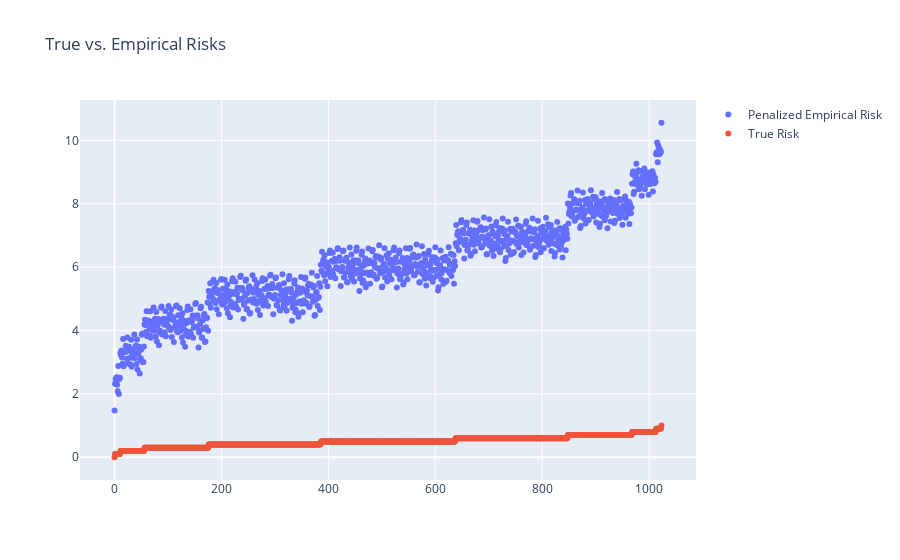

The code cell stored with this chart in its notebook:
### Markdown cell above
### Part C

### Code cell
X = random_design(n, p)
e = rd.normal(scale=np.sqrt(sigma2), size=(n,))
y = e
y_norm2 = np.sum(e**2)

true_risks = []
penalized_empirical_risks = []
for s in v:
    if len(s)<1:
        # The empty set is a corner case -- no matrix slicing is possible
        true_risks.append(0.0)
        penalized_empirical_risks.append(y_norm2-n*sigma2)
    else:
        proj_y_norm2 = np.sum((X[:,s]@np.linalg.solve(X[:,s].T@X[:,s], X[:,s].T@y)))
        true_risks.append(sigma2*len(s))
        penalized_empirical_risks.append(y_norm2 - proj_y_norm2 + 2*len(s)*sigma2*np.log(n)-n*sigma2)
        
# Construct tail log probabilities from gaussian and laplacian cdfs for the same range
fig = go.Figure(data=[go.Scatter(x=np.array(range(2**p)),
                                 y=penalized_empirical_risks,
                                 name='Penalized Empirical Risk',
                                 mode='markers'
                                 ),
                      go.Scatter(x=np.array(range(2**p)),
                                 y=true_risks,
                                 name='True Risk',
                                 mode='markers'
                                 )
                     ],
                layout=go.Layout(title=go.layout.Title(text="True vs. Empirical Risks"))
                )
fig.show()

ix_opt = np.argmin(penalized_empirical_risks)
print('This run produced %d false positives' % len(v[ix_opt]))

### Figure 1 — Plotly figure (JSON) as saved in the notebook; plotly's stock layout.template omitted (floating-point values rounded to 4 significant figures; data arrays with more than 128 entries replaced by an {"elided": "..."} marker saying what was removed)
{"data": [{"mode": "markers", "name": "Penalized Empirical Risk", "type": "scatter", "x": {"elided": "1024 int values"}, "y": {"elided": "1024 float values"}}, {"mode": "markers", "name": "True Risk", "type": "scatter", "x": {"elided": "1024 int values"}, "y": {"elided": "1024 float values"}}], "layout": {"title": {"text": "True vs. Empirical Risks"}}}
